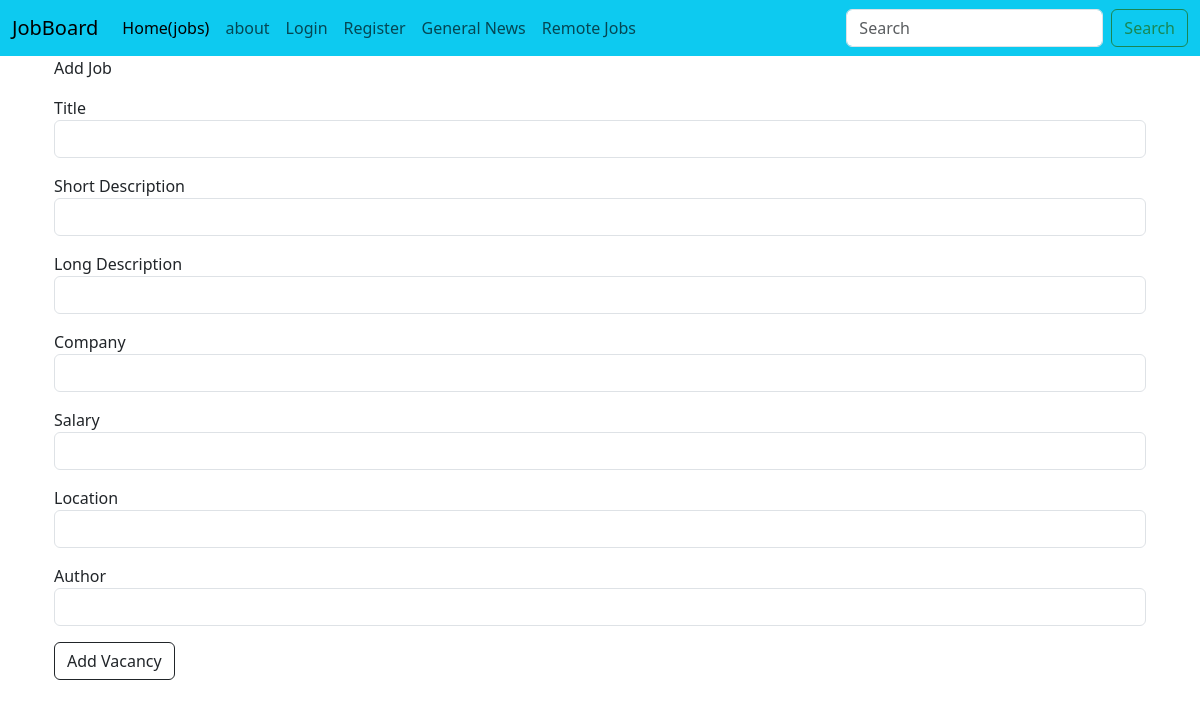
The page /job/add on the database as committed earlier.
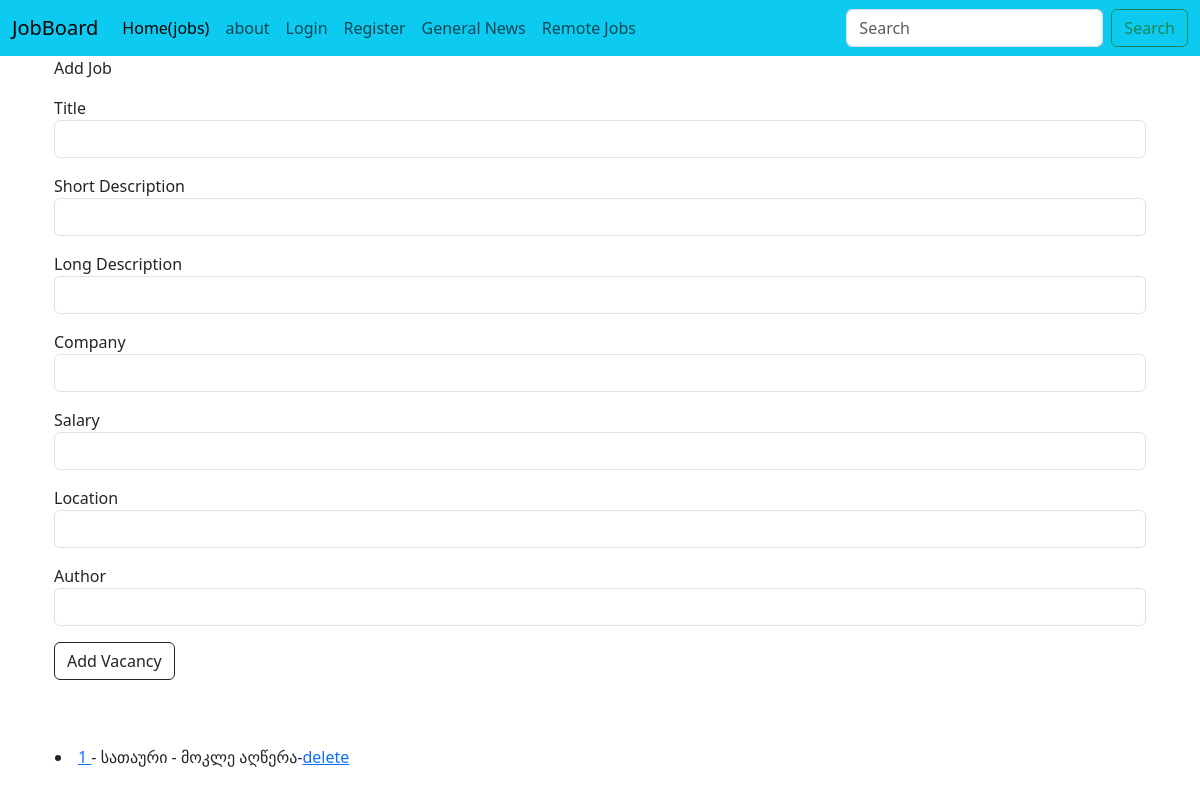
The same page on the database as committed later.
### models.py (models this page shows, shortened)
class Jobs(db.Model):
    id = db.Column(db.Integer, primary_key=True, autoincrement=True)
    title = db.Column(db.String(100), nullable=False)
    short_description = db.Column(db.Text, nullable=False)
    long_description = db.Column(db.Text, nullable=False)
    date_posted = db.Column(db.DateTime, nullable=False, default=datetime.utcnow)
    company = db.Column(db.String(100), nullable=False)
    salary = db.Column(db.Integer, nullable=False)
    location = db.Column(db.String(100), nullable=False)
    author_id = db.Column(db.Integer, db.ForeignKey('user.id'), nullable=False)

### app.py (the view, shortened to what this page needs)
@app.route('/job/add', methods=['GET', 'POST'])
def add_job():
    form = JobForm()
    our_jobs = Jobs.query.order_by(Jobs.date_posted.desc()).all()
    return render_template('add_job.html', form=form, our_jobs=our_jobs)

### forms.py
class JobForm(FlaskForm):
    title = StringField('Title', validators=[DataRequired(), Length(max=150)])
    short_description = StringField('Short Description', validators=[DataRequired(), Length(max=200)])
    long_description = StringField('Long Description', validators=[DataRequired(), Length(max=200)])
    company = StringField('Company', validators=[DataRequired(), Length(max=150)])
    location = StringField('Location', validators=[DataRequired(), Length(max=150)])
    salary = IntegerField('Salary', validators=[DataRequired()])
    author = StringField('Author', validators=[DataRequired(), Length(max=150)])
    submit = SubmitField('Add Vacancy')

### templates/add_job.html (shortened to what this page needs)
{% extends 'base.html' %}
{% block content %}
<div class="container">
       <form method="POST">
           <div>
               <p> Add Job </p>
           </div>
             <div class="mb-3">
               {{ form.title.label(class="form-control-label") }}
               {{ form.title(class="form-control") }}
           </div>
             <div class="mb-3">
               {{ form.short_description.label(class="form-control-label") }}
               {{ form.short_description(class="form-control") }}
           </div>
             <div class="mb-3">
               {{ form.long_description.label(class="form-control-label") }}
               {{ form.long_description(class="form-control") }}
           </div>
             <div class="mb-3">
               {{ form.company.label(class="form-control-label") }}
               {{ form.company(class="form-control") }}
           </div>
             <div class="mb-3">
               {{ form.salary.label(class="form-control-label") }}
               {{ form.salary(class="form-control") }}
           </div>
             <div class="mb-3">
               {{ form.location.label(class="form-control-label") }}
               {{ form.location(class="form-control") }}
           </div>
             <div class="mb-3">
               {{ form.author.label(class="form-control-label") }}
               {{ form.author(class="form-control") }}
           </div>
           <div class="mb-3">
               {{ form.submit(class="btn btn-outline-dark") }}
           </div>
       </form>
       <br>
       <br>
<table>
    {% for our_job in our_jobs %}
        <tr>
            <td>
                <li>
                    <a href="{{ url_for('update', id= our_job.id) }}"> {{ our_job.id }} </a> - {{ our_job.title }} - {{ our_job.short_description }}-<a href=" {{url_for('delete', id= our_job.id) }}">delete</a>
                </li>
            </td>
        </tr>
    {% endfor %}
</table>
{% endblock %}

### templates/base.html (shortened to what this page needs)
<!doctype html>
<html lang="en">
<head>
    <link href="https://cdn.jsdelivr.net/npm/bootstrap@5.3.8/dist/css/bootstrap.min.css" rel="stylesheet">
</head>
<nav class="navbar navbar-expand-lg bg-info">
  <div class="container-fluid">
    <a class="navbar-brand" href="{{ url_for('index')}}">JobBoard</a>
    <div class="collapse navbar-collapse" id="navbarSupportedContent">
      <ul class="navbar-nav me-auto mb-2 mb-lg-0">
        <li class="nav-item">
          <a class="nav-link active" aria-current="page" href="{{ url_for('jobs')}}">Home(jobs)</a>
        </li>
        <li class="nav-item">
          <a class="nav-link" href="{{ url_for('about')}}">about</a>
        </li>
        {% if current_user.is_authenticated %}
          <li class="nav-item">
            <a class="nav-link" href="{{ url_for('add_job')}}">Add Job</a>
          </li>
          <li class="nav-item">
            <a class="nav-link" href="{{ url_for('account')}}">Profile</a>
          </li>
          <li class="nav-item">
            <a class="nav-link" href="{{ url_for('logout')}}">Logout</a>
          </li>
        {% else %}
          <li class="nav-item">
            <a class="nav-link" href="{{ url_for('login')}}">Login</a>
          </li>
          <li class="nav-item">
            <a class="nav-link" href="{{ url_for('register')}}">Register</a>
          </li>
        {% endif %}
          <li class="nav-item">
            <a class="nav-link" href="{{ url_for('news')}}">General News</a>
          </li>
          <li class="nav-item">
            <a class="nav-link" href="{{ url_for('careers')}}">Remote Jobs</a>
          </li>
      </ul>
      <form class="d-flex" role="search">
        <input class="form-control me-2" type="search" placeholder="Search" aria-label="Search"/>
        <button class="btn btn-outline-success" type="submit">Search</button>
      </form>
    </div>
  </div>
</nav>
<body>
    <div class="container">
        {% block content %} {% endblock %}
</body>
</html>

Rows that differ between the two databases and show on the page:
added Jobs: id "1", title "სათაური", short_description "მოკლე აღწერა"
